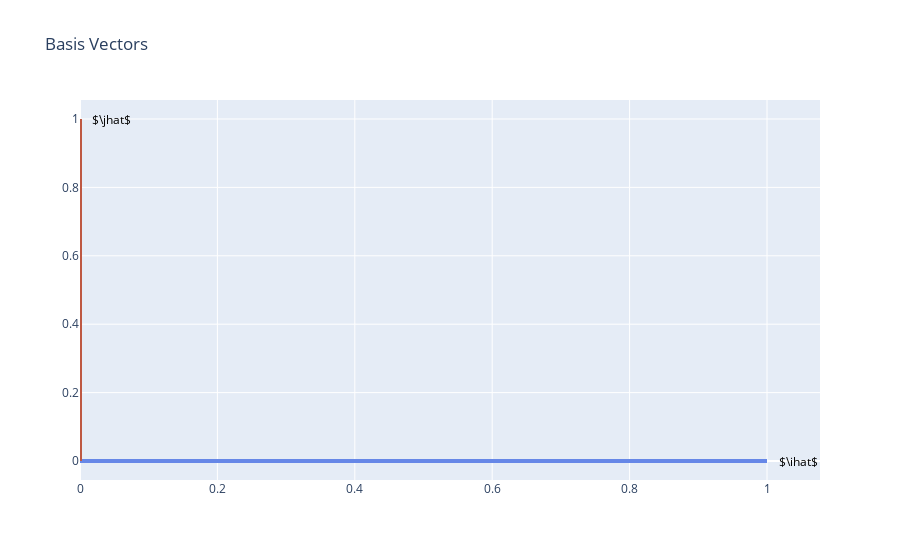

Notebook code for this chart:
### Markdown cell above
## 6.1 Graph two vectors that form a basis for $\mathbb{R}^2$

### Code cell
from plotly.graph_objs import *
import plotly.io as pio
v = np.array([1,0])
v2 = np.array([0, 1])
print("v dot v2 is", np.dot(v, v2))
#vector [2,3,4]
trace1 = {
  "line": {
    "color": "rgb(102,135,231)", 
    "width": 4
  }, 
  "mode": "lines", 
  "type": "scatter", 
  "x": [0, v[0]],
  "y": [0, v[1]],
}
trace2 = {
  "line": {
    "color":"rgb(190, 88, 66)",
    "width": 4
  }, 
  "mode": "lines", 
  "type": "scatter", 
  "x": [0, v2[0]],
  "y": [0, v2[1]],
}

layout = {
    "annotations" : [{
        "showarrow" : False,
        "x":  1,
        "y":  0,
        "text":"$\ihat$",
        "font":{
            "color":"black",
            "size":12
        },
        "xanchor":"left",
        "xshift":10,
    },  
    {
        "showarrow" : False,
        "x":  0,
        "y":  1,
        "text":"$\jhat$",
        "font":{
            "color":"black",
            "size":12
        },
        "xanchor":"left",
        "xshift":10,
    }], 
  "title": "Basis Vectors", 
  "showlegend":False,
  "autosize": False,
}

data = Data([trace1, trace2])
fig = Figure(data=data, layout=layout)
pio.show(fig)

### Figure 1 — Plotly figure (JSON) as saved in the notebook; plotly's stock layout.template omitted (floating-point values rounded to 4 significant figures)
{"data": [{"line": {"color": "rgb(102,135,231)", "width": 4}, "mode": "lines", "type": "scatter", "x": [0, 1], "y": [0, 0]}, {"line": {"color": "rgb(190, 88, 66)", "width": 4}, "mode": "lines", "type": "scatter", "x": [0, 0], "y": [0, 1]}], "layout": {"annotations": [{"font": {"color": "black", "size": 12}, "showarrow": false, "text": "$\\ihat$", "x": 1, "xanchor": "left", "xshift": 10, "y": 0}, {"font": {"color": "black", "size": 12}, "showarrow": false, "text": "$\\jhat$", "x": 0, "xanchor": "left", "xshift": 10, "y": 1}], "autosize": false, "showlegend": false, "title": {"text": "Basis Vectors"}}}
